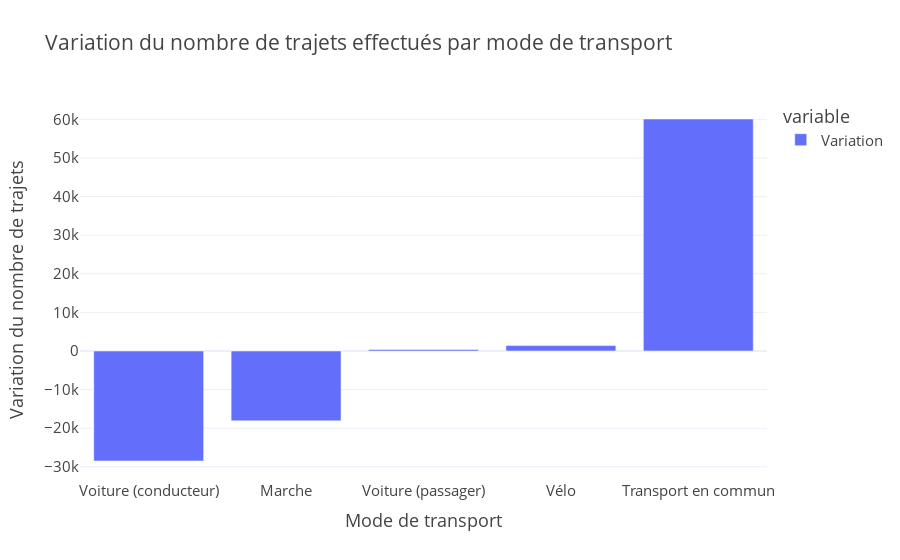

Write notebook code for a chart like this one.
### Markdown cell above
Sur la figure ci-dessus, on voit qu'il y a très peu de changement au niveau des modes de transport pris entre la simulation de référence et la simulation incluant les lignes du GPE.

### Code cell
fig = px.bar(diff_counts.rename(
                index={
                    "bike" : "Vélo",
                    "car_passenger" : "Voiture (passager)",
                    "car" : "Voiture (conducteur)",
                    "pt" : "Transport en commun",
                    "walk" : "Marche"
                    },
                columns={
                    "gpe - baseline" : "Variation"
                }),
             labels={
                 "value" : "Variation du nombre de trajets",
                 "index" : "Mode de transport"
             },
             title="Variation du nombre de trajets effectués par mode de transport")

fig.write_image("outputs/plots/comparaison/variation_trajets_transport.png", width=1000)
fig.show()

### Figure 1 — Plotly figure (JSON) as saved in the notebook; plotly's stock layout.template omitted (floating-point values rounded to 4 significant figures)
{"data": [{"hovertemplate": "variable=Variation<br>Mode de transport=%{x}<br>Variation du nombre de trajets=%{y}<extra></extra>", "legendgroup": "Variation", "marker": {"color": "#636efa", "pattern": {"shape": ""}}, "name": "Variation", "orientation": "v", "showlegend": true, "textposition": "auto", "type": "bar", "x": ["Voiture (conducteur)", "Marche", "Voiture (passager)", "Vélo", "Transport en commun"], "xaxis": "x", "y": [-28500, -18100, 400, 1400, 60100], "yaxis": "y"}], "layout": {"barmode": "relative", "legend": {"title": {"text": "variable"}, "tracegroupgap": 0}, "title": {"text": "Variation du nombre de trajets effectués par mode de transport"}, "xaxis": {"anchor": "y", "domain": [0, 1], "title": {"text": "Mode de transport"}}, "yaxis": {"anchor": "x", "domain": [0, 1], "title": {"text": "Variation du nombre de trajets"}}}}
